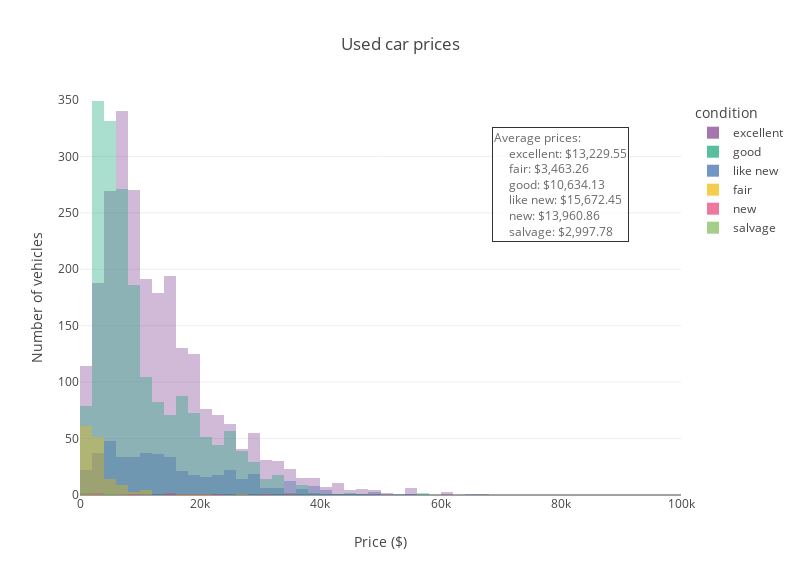

Source (notebook cell):
### Code cell
# create grouping
# calculate the average price by condition
average_condition = sample.groupby('condition')['price'].mean().reset_index()

# histogram plot
fig = px.histogram(sample,
                   x='price',
                   title='Used car prices',
                   nbins=100,
                   color='condition',
                   barmode='overlay',
                   )

# add an annotation
fig.add_annotation(
    x=80000,  # horizontal position within the plot area
    y=275,
    text=f"""Average prices:<br>
    {average_condition.iloc[0, 0]}: ${average_condition.iloc[0, 1]:,.2f}<br>
    {average_condition.iloc[1, 0]}: ${average_condition.iloc[1, 1]:,.2f}<br>
    {average_condition.iloc[2, 0]}: ${average_condition.iloc[2, 1]:,.2f}<br>
    {average_condition.iloc[3, 0]}: ${average_condition.iloc[3, 1]:,.2f}<br>
    {average_condition.iloc[4, 0]}: ${average_condition.iloc[4, 1]:,.2f}<br>
    {average_condition.iloc[5, 0]}: ${average_condition.iloc[5, 1]:,.2f}""",
    showarrow=False,
    bgcolor="white",
    bordercolor="black",
    borderwidth=1,
    opacity=0.8,
    align="left"
)

fig.update_layout(xaxis_title="Price ($)",
                  yaxis_title="Number of vehicles",
                  width=800,
                  height=575,
                  )

# Change transparency/visibility with 'opacity' parameter
fig.update_traces(opacity=0.7)

# set x and y axis limits
fig.update_xaxes(range=[0, 100000])
fig.update_yaxes(range=[0, 350])

fig.show()

### Figure 1 — Plotly figure (JSON) as saved in the notebook; plotly's stock layout.template omitted (floating-point values rounded to 4 significant figures; data arrays with more than 128 entries replaced by an {"elided": "..."} marker saying what was removed)
{"data": [{"alignmentgroup": "True", "bingroup": "x", "hovertemplate": "condition=excellent<br>price=%{x}<br>count=%{y}<extra></extra>", "legendgroup": "excellent", "marker": {"color": "rgb(127, 60, 141)", "opacity": 0.5, "pattern": {"shape": ""}}, "name": "excellent", "nbinsx": 100, "offsetgroup": "excellent", "opacity": 0.7, "orientation": "v", "showlegend": true, "type": "histogram", "x": {"elided": "2463 int values"}, "xaxis": "x", "yaxis": "y"}, {"alignmentgroup": "True", "bingroup": "x", "hovertemplate": "condition=good<br>price=%{x}<br>count=%{y}<extra></extra>", "legendgroup": "good", "marker": {"color": "rgb(17, 165, 121)", "opacity": 0.5, "pattern": {"shape": ""}}, "name": "good", "nbinsx": 100, "offsetgroup": "good", "opacity": 0.7, "orientation": "v", "showlegend": true, "type": "histogram", "x": {"elided": "1908 int values"}, "xaxis": "x", "yaxis": "y"}, {"alignmentgroup": "True", "bingroup": "x", "hovertemplate": "condition=like new<br>price=%{x}<br>count=%{y}<extra></extra>", "legendgroup": "like new", "marker": {"color": "rgb(57, 105, 172)", "opacity": 0.5, "pattern": {"shape": ""}}, "name": "like new", "nbinsx": 100, "offsetgroup": "like new", "opacity": 0.7, "orientation": "v", "showlegend": true, "type": "histogram", "x": {"elided": "460 int values"}, "xaxis": "x", "yaxis": "y"}, {"alignmentgroup": "True", "bingroup": "x", "hovertemplate": "condition=fair<br>price=%{x}<br>count=%{y}<extra></extra>", "legendgroup": "fair", "marker": {"color": "rgb(242, 183, 1)", "opacity": 0.5, "pattern": {"shape": ""}}, "name": "fair", "nbinsx": 100, "offsetgroup": "fair", "opacity": 0.7, "orientation": "v", "showlegend": true, "type": "histogram", "x": {"elided": "146 int values"}, "xaxis": "x", "yaxis": "y"}, {"alignmentgroup": "True", "bingroup": "x", "hovertemplate": "condition=new<br>price=%{x}<br>count=%{y}<extra></extra>", "legendgroup": "new", "marker": {"color": "rgb(231, 63, 116)", "opacity": 0.5, "pattern": {"shape": ""}}, "name": "new", "nbinsx": 100, "offsetgroup": "new", "opacity": 0.7, "orientation": "v", "showlegend": true, "type": "histogram", "x": [34000, 22146, 14950, 30000, 12, 9800, 14995, 2400, 7500, 16200, 18000, 250, 21999, 3200], "xaxis": "x", "yaxis": "y"}, {"alignmentgroup": "True", "bingroup": "x", "hovertemplate": "condition=salvage<br>price=%{x}<br>count=%{y}<extra></extra>", "legendgroup": "salvage", "marker": {"color": "rgb(128, 186, 90)", "opacity": 0.5, "pattern": {"shape": ""}}, "name": "salvage", "nbinsx": 100, "offsetgroup": "salvage", "opacity": 0.7, "orientation": "v", "showlegend": true, "type": "histogram", "x": [6000, 2400, 700, 4500, 1400, 580, 5000, 5200, 1200], "xaxis": "x", "yaxis": "y"}], "layout": {"annotations": [{"align": "left", "bgcolor": "white", "bordercolor": "black", "borderwidth": 1, "opacity": 0.8, "showarrow": false, "text": "Average prices:<br>\n    excellent: $13,229.55<br>\n    fair: $3,463.26<br>\n    good: $10,634.13<br>\n    like new: $15,672.45<br>\n    new: $13,960.86<br>\n    salvage: $2,997.78", "x": 80000, "y": 275}], "barmode": "overlay", "height": 575, "legend": {"title": {"text": "condition"}, "tracegroupgap": 0}, "title": {"text": "Used car prices"}, "width": 800, "xaxis": {"anchor": "y", "domain": [0, 1], "range": [0, 100000], "title": {"text": "Price ($)"}}, "yaxis": {"anchor": "x", "domain": [0, 1], "range": [0, 350], "title": {"text": "Number of vehicles"}}}}
